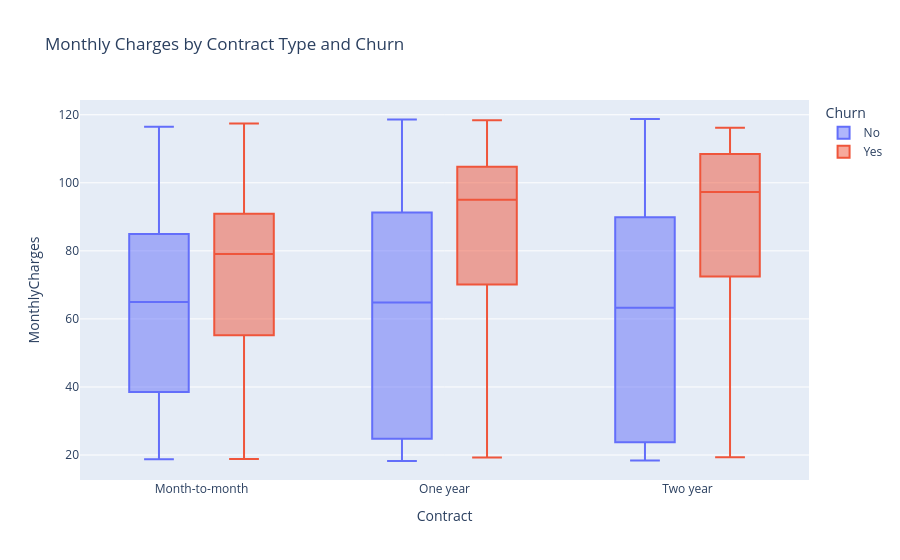

The code cell stored with this chart in its notebook:
### Markdown cell above
### 6.5 Interactive Visualization — `plotly.express`
Interactive charts (hover tooltips, zoom) are the industry standard for dashboards/stakeholder
presentations, as opposed to static matplotlib for reports.

### Code cell
fig = px.box(df, x='Contract', y='MonthlyCharges', color='Churn',
             title='Monthly Charges by Contract Type and Churn')
fig.show()

### Figure 1 — Plotly figure (JSON) as saved in the notebook; plotly's stock layout.template omitted (floating-point values rounded to 4 significant figures; data arrays with more than 128 entries replaced by an {"elided": "..."} marker saying what was removed)
{"data": [{"alignmentgroup": "True", "hovertemplate": "Churn=No<br>Contract=%{x}<br>MonthlyCharges=%{y}<extra></extra>", "legendgroup": "No", "marker": {"color": "#636efa"}, "name": "No", "notched": false, "offsetgroup": "No", "orientation": "v", "showlegend": true, "type": "box", "x": {"elided": "5174 str values"}, "x0": " ", "xaxis": "x", "y": {"elided": "5174 float values"}, "y0": " ", "yaxis": "y"}, {"alignmentgroup": "True", "hovertemplate": "Churn=Yes<br>Contract=%{x}<br>MonthlyCharges=%{y}<extra></extra>", "legendgroup": "Yes", "marker": {"color": "#EF553B"}, "name": "Yes", "notched": false, "offsetgroup": "Yes", "orientation": "v", "showlegend": true, "type": "box", "x": {"elided": "1869 str values"}, "x0": " ", "xaxis": "x", "y": {"elided": "1869 float values"}, "y0": " ", "yaxis": "y"}], "layout": {"boxmode": "group", "legend": {"title": {"text": "Churn"}, "tracegroupgap": 0}, "title": {"text": "Monthly Charges by Contract Type and Churn"}, "xaxis": {"anchor": "y", "domain": [0.0, 1.0], "title": {"text": "Contract"}}, "yaxis": {"anchor": "x", "domain": [0.0, 1.0], "title": {"text": "MonthlyCharges"}}}}
